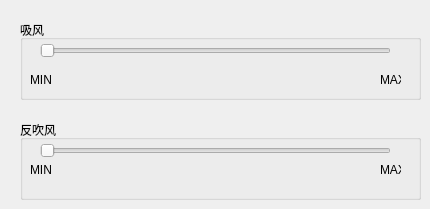
         <widget class="QWidget" name="tabSpeedFan">
          <attribute name="title">
           <string>风速</string>
          </attribute>
          <widget class="QGroupBox" name="groupBox_15">
           <property name="geometry">
            <rect>
             <x>20</x>
             <y>20</y>
             <width>401</width>
             <height>80</height>
            </rect>
           </property>
           <property name="title">
            <string>吸风</string>
           </property>
           <widget class="QSlider" name="hSliderWindPos">
            <property name="geometry">
             <rect>
              <x>20</x>
              <y>20</y>
              <width>351</width>
              <height>22</height>
             </rect>
            </property>
            <property name="orientation">
             <enum>Qt::Horizontal</enum>
            </property>
           </widget>
           <widget class="QLabel" name="label_5">
            <property name="geometry">
             <rect>
              <x>10</x>
              <y>50</y>
              <width>21</width>
              <height>20</height>
             </rect>
            </property>
            <property name="text">
             <string>MIN</string>
            </property>
           </widget>
           <widget class="QLabel" name="label_6">
            <property name="geometry">
             <rect>
              <x>360</x>
              <y>50</y>
              <width>21</width>
              <height>20</height>
             </rect>
            </property>
            <property name="text">
             <string>MAX</string>
            </property>
           </widget>
          </widget>
          <widget class="QGroupBox" name="groupBox_16">
           <property name="geometry">
            <rect>
             <x>20</x>
             <y>120</y>
             <width>401</width>
             <height>80</height>
            </rect>
           </property>
           <property name="title">
            <string>反吹风</string>
           </property>
           <widget class="QSlider" name="hSliderWindNeg">
            <property name="geometry">
             <rect>
              <x>20</x>
              <y>20</y>
              <width>351</width>
              <height>22</height>
             </rect>
            </property>
            <property name="orientation">
             <enum>Qt::Horizontal</enum>
            </property>
           </widget>
           <widget class="QLabel" name="label_8">
            <property name="geometry">
             <rect>
              <x>10</x>
              <y>40</y>
              <width>21</width>
              <height>20</height>
             </rect>
            </property>
            <property name="text">
             <string>MIN</string>
            </property>
           </widget>
           <widget class="QLabel" name="label_7">
            <property name="geometry">
             <rect>
              <x>360</x>
              <y>40</y>
              <width>21</width>
              <height>20</height>
             </rect>
            </property>
            <property name="text">
             <string>MAX</string>
            </property>
           </widget>
          </widget>
         </widget>
